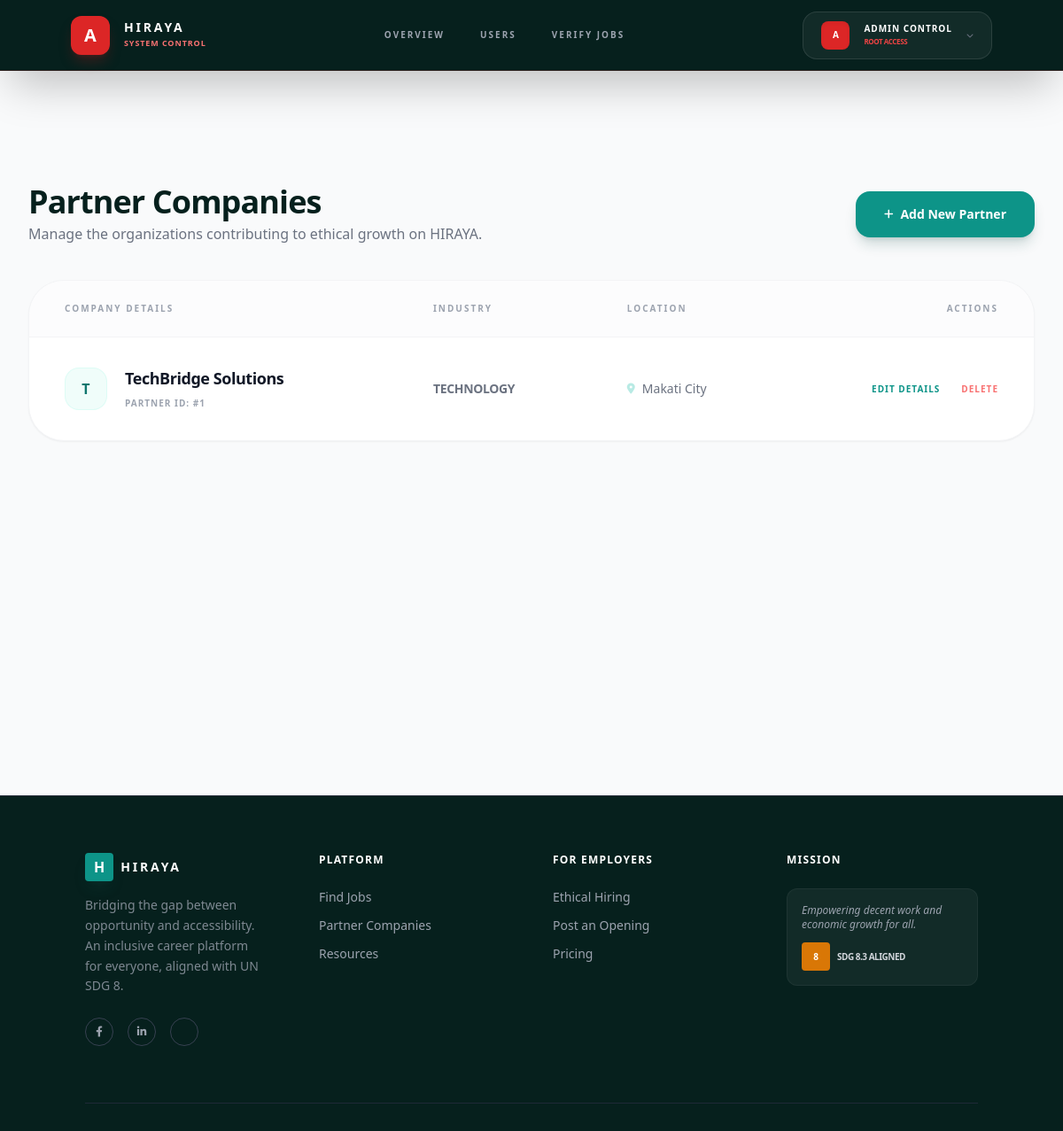
/dashboard/admin/manage-companies.php, run on the app's committed database.
### tables this page shows
CREATE TABLE IF NOT EXISTS `companies` (
    `id` INT AUTO_INCREMENT PRIMARY KEY,
    `employer_id` INT NOT NULL,
    `name` VARCHAR(255) NOT NULL,
    `industry` VARCHAR(100),
    `description` TEXT,
    `logo` VARCHAR(255) DEFAULT 'default_logo.png',
    `website` VARCHAR(255),
    `location` VARCHAR(255),
    `size` VARCHAR(50) DEFAULT '51-200',
    `is_verified` TINYINT(1) DEFAULT 0,
    `is_pwd_friendly` TINYINT(1) DEFAULT 0,
    `verified` TINYINT(1) DEFAULT 0,  
    FOREIGN KEY (`employer_id`) REFERENCES `users`(`id`) ON DELETE CASCADE
);

### dashboard/admin/manage-companies.php (the view, shortened to what this page needs)
<?php
include '../../includes/db.php';
include '../../includes/admin/header.php';
$query = "SELECT * FROM companies ORDER BY name ASC";
$companies = $pdo->query($query)->fetchAll();
?>
<main class="flex-grow bg-gray-50 pt-32 pb-20 px-8">
    <div class="max-w-6xl mx-auto">
        <header class="flex flex-col md:flex-row justify-between items-start md:items-center gap-4 mb-10">
            <div>
                <h1 class="text-4xl font-black text-[#06201d] tracking-tight">Partner Companies</h1>
                <p class="text-gray-500 mt-1">Manage the organizations contributing to ethical growth on HIRAYA.</p>
            </div>
            <a href="add-company.php" class="bg-teal-600 hover:bg-teal-700 text-white px-8 py-4 rounded-2xl font-bold text-sm transition-all shadow-lg shadow-teal-900/20 flex items-center gap-2">
                <i class="fa-solid fa-plus text-xs"></i> Add New Partner
            </a>
        </header>
        <div class="bg-white rounded-[2.5rem] border border-gray-100 shadow-sm overflow-hidden">
            <div class="overflow-x-auto">
                <table class="w-full text-left border-collapse">
                    <thead>
                        <tr class="bg-gray-50/50 border-b border-gray-100">
                            <th class="px-10 py-6 text-[10px] font-black uppercase tracking-[0.2em] text-gray-400">Company Details</th>
                            <th class="px-10 py-6 text-[10px] font-black uppercase tracking-[0.2em] text-gray-400">Industry</th>
                            <th class="px-10 py-6 text-[10px] font-black uppercase tracking-[0.2em] text-gray-400">Location</th>
                            <th class="px-10 py-6 text-[10px] font-black uppercase tracking-[0.2em] text-gray-400 text-right">Actions</th>
                        </tr>
                    </thead>
                    <tbody class="divide-y divide-gray-50">
                        <?php if (count($companies) > 0): ?>
                            <?php foreach ($companies as $company): ?>
                                <tr class="hover:bg-gray-50/30 transition-colors group">
                                    <td class="px-10 py-8">
                                        <div class="flex items-center gap-5">
                                            <div class="w-12 h-12 bg-teal-50 rounded-2xl flex items-center justify-center text-teal-700 font-black border border-teal-100/50 group-hover:scale-110 transition-transform">
                                                <?php echo strtoupper(substr($company['name'], 0, 1)); ?>
                                            </div>
                                            <div>
                                                <span class="block font-black text-gray-900 tracking-tight text-lg"><?php echo htmlspecialchars($company['name']); ?></span>
                                                <span class="text-[10px] text-gray-400 font-bold uppercase tracking-widest">Partner ID: #<?php echo $company['id']; ?></span>
                                            </div>
                                        </div>
                                    </td>
                                    <td class="px-10 py-8 text-sm font-bold text-gray-500 uppercase tracking-tight">
                                        <?php echo htmlspecialchars($company['industry'] ?? 'General'); ?>
                                    </td>
                                    <td class="px-10 py-8 text-sm text-gray-500">
                                        <div class="flex items-center gap-2">
                                            <i class="fa-solid fa-location-dot text-teal-500/30 text-xs"></i>
                                            <span class="font-medium"><?php echo htmlspecialchars($company['location']); ?></span>
                                        </div>
                                    </td>
                                    <td class="px-10 py-8 text-right">
                                        <div class="flex justify-end gap-6 text-[10px] font-black uppercase tracking-[0.1em]">
                                            <a href="edit-company.php?id=<?php echo $company['id']; ?>" class="text-teal-600 hover:text-teal-800 transition-colors">Edit Details</a>
                                            <a href="?action=delete&id=<?php echo $company['id']; ?>"
                                               onclick="return confirm('Remove this partner? All linked jobs will be affected.')"
                                               class="text-red-400 hover:text-red-600 transition-colors">Delete</a>
                                        </div>
                                    </td>
                                </tr>
                            <?php endforeach; ?>
                        <?php endif; ?>
                    </tbody>
                </table>
            </div>
        </div>
    </div>
</main>
<?php include '../../includes/footer.php'; ?>

### assets/css/base.css (style rules this page uses)
:root { --primary-bg-gradient: linear-gradient(135deg, #00bfa5, #004d40); --modal-bg: rgba(255, 255, 255, 0.85); --text-dark: #004d40; --primary-accent: #2ae7d7; --secondary-accent: #6db0aa; --radius: 16px; --fast: 200ms; }
* { margin: 0; padding: 0; box-sizing: border-box; font-family: 'Segoe UI', Tahoma, Geneva, Verdana, sans-serif; }
body { min-height: 100vh; display: flex; align-items: center; justify-content: center; background: var(--primary-bg-gradient); overflow: hidden; position: relative; color: var(--text-dark); }

### includes/admin/header.php (style rules this page uses)
body { font-family: 'Inter', sans-serif; }

### data on the page
companies: name "T", name "TechBridge Solutions", id "1", industry "TECHNOLOGY", location "Makati City"

### other printed values
$label "OVERVIEW"
$label "USERS"
$label "VERIFY JOBS"
$initial "A"
